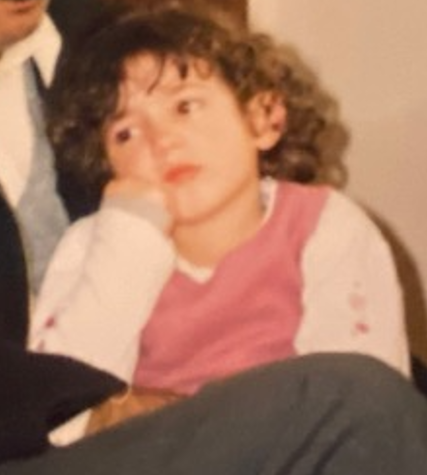
#> input picture fifi-angry.png, 427 x 475 px
$ python TP1_vision.py
#> lines starting #> are read from the running program, lines starting #| are printed output that depends on the picture
import cv2
import numpy as np
#opencv se base sur numpy,je crois il a des fonctionnalites de numpy
img2=cv2.imread("fifi-angry.png",cv2.IMREAD_GRAYSCALE)
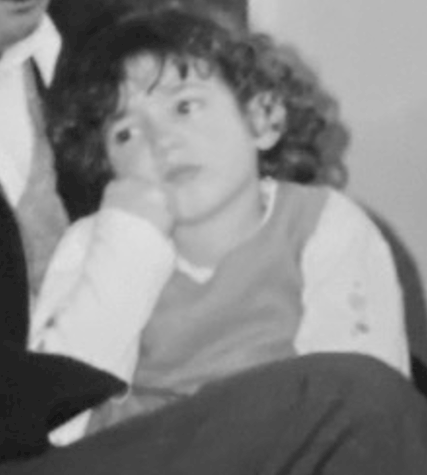
#> img2: shape (475, 427); min 21, max 225, mean 133.1
if img2 is None:
    print ("Erreur de chargement")
    exit(0)
h,w=img2.shape
#> h = 475; w = 427
print(h,w)
#| 475 427

img = np.zeros((h,w),np.uint8)# unsigned integer 8 bits : non signe donc de 0 a 255 au lieu de -127 a 128
img[:]=128#changer pixels de tte l image
#img[100:300,200:600] =128 veut dire les pixels de la ligne 100 a 300 et de la colonne 200 a 600 sont changes a 128

img3=np.zeros(img2.shape,img2.dtype)
img3=img2.copy()
img3[:]=0
#> img3: shape (475, 427); every value is 0
for y in range(img2.shape[0]):
   for x in range(img2.shape[1]):
       img3[y,x]=255 - img2[y,x]
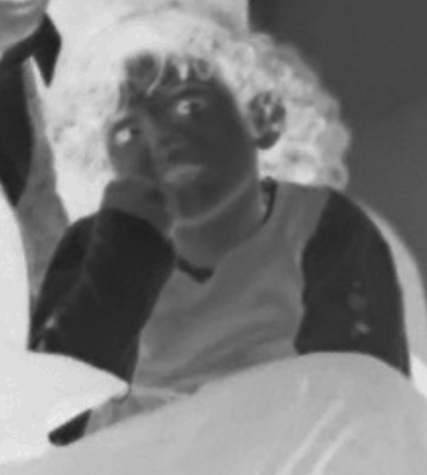
#> img3: shape (475, 427); min 30, max 234, mean 121.9
cv2.imwrite('test.png',img3)
cv2.imshow("image2",img2)
cv2.imshow("image3",img3)
cv2.waitKey(0)
cv2.destroyAllWindows()
